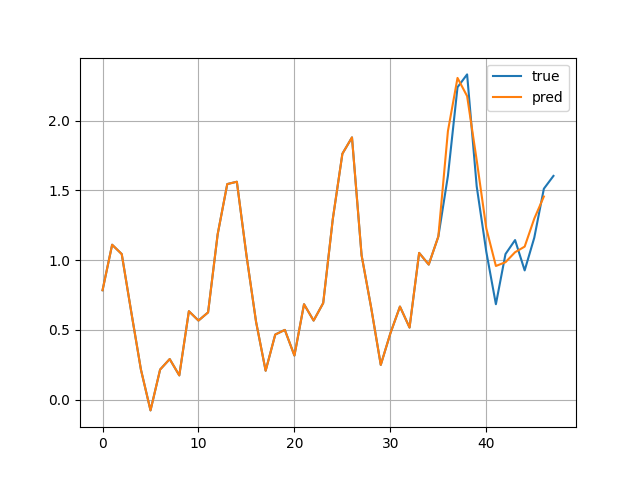

Reproduce this figure in Python.

# 【PyTorch】Transformerによる時系列予測

#ライブラリのインポート
import math
import numpy as np
import pandas as pd
import seaborn as sns
import matplotlib.pyplot as plt
from sklearn.preprocessing import StandardScaler
import torch
import torch.nn as nn
from torch.nn import LayerNorm
from torch.utils.data import Dataset, DataLoader
from torch.nn import TransformerEncoder, TransformerDecoder, TransformerEncoderLayer, TransformerDecoderLayer

#ランダムシードの設定
fix_seed = 2023
np.random.seed(fix_seed)
torch.manual_seed(fix_seed)

#デバイスの設定
device = torch.device('cuda:0' if torch.cuda.is_available() else 'cpu')




"main.pyの整理ver."



# メモ
# 学習率の大きさは予測したいデータの大きさによって変える
# 一定以上誤差が大きくなるとnanになってしまう


multi_data = False # True

if not multi_data:
    "*** 変更前 ***"
    # df = pd.read_csv("test_small.csv",sep=",")
    # df = pd.read_csv("gouseizyusi.csv",sep=",")
    df = pd.read_csv("kabuka_small.csv",sep=",")
    df.columns = ["date", "actions"]
    from datetime import datetime as dt
    df.date = df.date.apply(lambda d: dt.strptime(str(d), "%Y/%m")) # /%d"))
    print("df : ", df)
    # plt.plot(df['date'], df['actions'])
    # plt.show()

    # #機械受注長期時系列
    # machinary_order_data = 'machine_data.csv'
    # df = pd.read_csv(machinary_order_data, sep=",")
    # print(df)
    # df.columns = ["年","月","風水力機械","運搬機械","産業用ロボット","金属加工機械","化学機械","冷凍機械","合成樹脂","繊維機械","建設機械","鉱山機械","農林用機械","その他"] # ["datetime","id","value"]
    # plt.plot(df["産業用ロボット"]) # .values) # , df['actions'])
    # plt.show()
else:
    "*** 変更後 ***"
    import pandas as pd
    df1 = pd.read_csv("kabuka_small_add_day.csv",sep=",")
    df2 = pd.read_csv("gouseizyusi.csv",sep=",")
    df3 = pd.read_csv("test_small.csv",sep=",") # pd.read_csv("kabuka_small.csv",sep=",")
    df1.columns = ["date", "actions"]
    df2.columns = ["date", "actions"]
    df3.columns = ["date", "actions"]
    from datetime import datetime as dt
    df1.date = df1.date.apply(lambda d: dt.strptime(str(d), "%Y/%m/%d"))
    df2.date = df2.date.apply(lambda d: dt.strptime(str(d), "%Y/%m/%d"))
    df3.date = df3.date.apply(lambda d: dt.strptime(str(d), "%Y/%m/%d"))
    # 時系列データを結合して入力とする
    # input_data = torch.stack((time_series1, time_series2, time_series3), dim=1)
    # input_data = torch.stack((df1, df2, df3), dim=1)
    print("*****")
    print(df1)
    print("*****")
    print(df2)
    print("*****")
    print(df3)
    print("*****")

# データのロードと実験用の整形
class AirPassengersDataset(Dataset):
    def __init__(self, flag, seq_len, pred_len):
        #学習期間と予測期間の設定
        self.seq_len = seq_len
        self.pred_len = pred_len
        
        #訓練用、評価用、テスト用を分けるためのフラグ
        type_map = {'train': 0, 'val': 1, 'test':2}
        self.set_type = type_map[flag]

        self.__read_data__()

    def __read_data__(self):
        
        if not multi_data:
            #seabornのデータセットから飛行機の搭乗者数のデータをロード
            df_raw = sns.load_dataset('flights')
            print("df : ", df_raw)

            "*****"
            #訓練用、評価用、テスト用で呼び出すデータを変える
            border1s = [0, 12 * 4 - self.seq_len, 12 * 11 - self.seq_len] # 0, 108-3, 132-3
            border2s = [12 * 4, 12 * 11, 12 * 12]
            border1 = border1s[self.set_type]
            border2 = border2s[self.set_type]
            data = df_raw[['passengers']].values
            # data = df_raw[['actions']].values
            print("d : ", data)
            ss = StandardScaler()
            data = ss.fit_transform(data)
            print("border1: {}, boredr2: {}".format(border1, border2))
            self.data = data[border1:border2]
            "*****"
            # 試しにかっこを一つ削除
            # data = df_raw[['actions']].values # *0.001 大きすぎるとnanになる
            # data = df_raw['actions'].values # *0.001 大きすぎるとnanになる

            
            self.data = data
            "*****"
        else:
            input_data = torch.stack((torch.tensor(df1['actions'].values), torch.tensor(df2['actions'].values), torch.tensor(df3['actions'].values)), dim=1)
            data = input_data
            self.data = data

    def __getitem__(self, index):
        #学習用の系列と予測用の系列を出力
        s_begin = index
        s_end = s_begin + self.seq_len
        r_begin = s_end
        r_end = r_begin + self.pred_len

        src = self.data[s_begin:s_end]
        tgt = self.data[r_begin:r_end]

        return src, tgt
    
    def __len__(self):
        # print("data : ", self.data)
        # print("len : ", len(self.data) - self.seq_len - self.pred_len + 1)
        return len(self.data) - self.seq_len - self.pred_len + 1

# DataLoaderの定義
def data_provider(flag, seq_len, pred_len, batch_size):
    #flagに合ったデータを出力
    data_set = AirPassengersDataset(flag=flag, 
                                    seq_len=seq_len, 
                                    pred_len=pred_len
                                   )
    #データをバッチごとに分けて出力できるDataLoaderを使用
    data_loader = DataLoader(data_set,
                             batch_size=batch_size, 
                             shuffle=True
                            )
    
    return data_loader

# エンべディングの定義
#位置エンコーディングの定義
class PositionalEncoding(nn.Module):

    def __init__(self, d_model, dropout: float = 0.1, max_len: int = 5000) -> None:
        super(PositionalEncoding, self).__init__()
        self.dropout = nn.Dropout(p=dropout)
        self.d_model = d_model

        pe = torch.zeros(max_len, d_model)
        position = torch.arange(0, max_len, dtype=torch.float).unsqueeze(1)
        div_term = torch.exp(torch.arange(0, d_model, 2).float() * (-math.log(10000.0) / d_model))
        pe[:, 0::2] = torch.sin(position * div_term)
        pe[:, 1::2] = torch.cos(position * div_term)
        pe = pe.unsqueeze(0)
        self.register_buffer('pe', pe)

    def forward(self, x):
        x = x + self.pe[:, :x.size(1)]
        return self.dropout(x)

#モデルに入力するために次元を拡張する
class TokenEmbedding(nn.Module):
    def __init__(self, c_in, d_model):
        super(TokenEmbedding, self).__init__()
        self.tokenConv = nn.Linear(c_in, d_model) 

    def forward(self, x):
        x = self.tokenConv(x)
        return x

# Transformerの定義
class Transformer(nn.Module):
    def __init__(self, num_encoder_layers, num_decoder_layers,
        d_model, d_input, d_output,
        dim_feedforward = 512, dropout = 0.1, nhead = 8):
        
        super(Transformer, self).__init__()
        

        #エンべディングの定義
        self.token_embedding_src = TokenEmbedding(d_input, d_model)
        self.token_embedding_tgt = TokenEmbedding(d_output, d_model)
        self.positional_encoding = PositionalEncoding(d_model, dropout=dropout)
        
        #エンコーダの定義
        encoder_layer = TransformerEncoderLayer(d_model=d_model, 
                                                nhead=nhead, 
                                                dim_feedforward=dim_feedforward,
                                                dropout=dropout,
                                                batch_first=True,
                                                activation='gelu'
                                               )
        encoder_norm = LayerNorm(d_model)
        self.transformer_encoder = TransformerEncoder(encoder_layer, 
                                                      num_layers=num_encoder_layers,
                                                      norm=encoder_norm
                                                     )
        
        #デコーダの定義
        decoder_layer = TransformerDecoderLayer(d_model=d_model, 
                                                nhead=nhead, 
                                                dim_feedforward=dim_feedforward,
                                                dropout=dropout,
                                                batch_first=True,
                                                activation='gelu'
                                               )
        decoder_norm = LayerNorm(d_model)
        self.transformer_decoder = TransformerDecoder(decoder_layer, 
                                                      num_layers=num_decoder_layers, 
                                                      norm=decoder_norm)
        
        #出力層の定義
        self.output = nn.Linear(d_model, d_output)
        

    def forward(self, src, tgt, mask_src, mask_tgt):
        #mask_src, mask_tgtはセルフアテンションの際に未来のデータにアテンションを向けないためのマスク
        
        embedding_src = self.positional_encoding(self.token_embedding_src(src))
        memory = self.transformer_encoder(embedding_src, mask_src)
        
        embedding_tgt = self.positional_encoding(self.token_embedding_tgt(tgt))
        outs = self.transformer_decoder(embedding_tgt, memory, mask_tgt)
        
        output = self.output(outs)
        return output

    def encode(self, src, mask_src):
        return self.transformer_encoder(self.positional_encoding(self.token_embedding_src(src)), mask_src)

    def decode(self, tgt, memory, mask_tgt):
        return self.transformer_decoder(self.positional_encoding(self.token_embedding_tgt(tgt)), memory, mask_tgt)

# マスクの定義
def create_mask(src, tgt):
    
    seq_len_src = src.shape[1]
    seq_len_tgt = tgt.shape[1]

    mask_tgt = generate_square_subsequent_mask(seq_len_tgt).to(device)
    mask_src = generate_square_subsequent_mask(seq_len_src).to(device)

    return mask_src, mask_tgt


def generate_square_subsequent_mask(seq_len):
    mask = torch.triu(torch.full((seq_len, seq_len), float('-inf')), diagonal=1)
    return mask

# 訓練、評価の処理を定義
def train(model, data_provider, optimizer, criterion):
    model.train()
    total_loss = []
    for src, tgt in data_provider:
        
        src = src.float().to(device)
        tgt = tgt.float().to(device)

        input_tgt = torch.cat((src[:,-1:,:],tgt[:,:-1,:]), dim=1)

        mask_src, mask_tgt = create_mask(src, input_tgt)

        output = model(
            src=src, tgt=input_tgt, 
            mask_src=mask_src, mask_tgt=mask_tgt
        )

        optimizer.zero_grad()

        loss = criterion(output, tgt)
        loss.backward()
        total_loss.append(loss.cpu().detach())
        optimizer.step()
        
    return np.average(total_loss)


def evaluate(flag, model, data_provider, criterion):
    model.eval()
    total_loss = []
    for src, tgt in data_provider:
        
        src = src.float().to(device)
        tgt = tgt.float().to(device)

        seq_len_src = src.shape[1]
        mask_src = (torch.zeros(seq_len_src, seq_len_src)).type(torch.bool)
        mask_src = mask_src.float().to(device)
    
        memory = model.encode(src, mask_src)
        outputs = src[:, -1:, :]
        seq_len_tgt = tgt.shape[1]
    
        for i in range(seq_len_tgt - 1):
        
            mask_tgt = (generate_square_subsequent_mask(outputs.size(1))).to(device)
        
            output = model.decode(outputs, memory, mask_tgt)
            output = model.output(output)

            outputs = torch.cat([outputs, output[:, -1:, :]], dim=1) # ここで予測を1つずつ追加している
            # print("TEST 2024/02/10")
        
        loss = criterion(outputs, tgt)
        total_loss.append(loss.cpu().detach())
        
    if flag=='test':
        print("src: ", src)
        true = torch.cat((src, tgt), dim=1)
        print("true: ", true)
        pred = torch.cat((src, output), dim=1)
        print("target: ", tgt)
        print("output: ", output.detach().numpy())
        plt.plot(true.squeeze().cpu().detach().numpy(), label='true')
        plt.plot(pred.squeeze().cpu().detach().numpy(), label='pred')
        # plt.legend()

        # data_len = 36 + 12 -1 # 47
        # # plt.style.use("ggplot")
        # "***"
        # "main__.py ver."
        # index = df["date"][-(36)-1:-(12 -1):1] # -37 ~ -11
        # index2 = df["date"][-(12 -1)-1:-1:1] # -11 ~ の予測
        # plt.plot(index, pred.squeeze().cpu().detach().numpy()[-(36)-1:-(12 -1):1], label='src(input)') # 'true') # , color="blue") # true.detach())
        # plt.plot(index2, pred.squeeze().cpu().detach().numpy()[-(12 -1)-1:-1:1], label='pred(output)') # , color="green") # true.detach())
        # index_tgt = df["date"][-(12 -1)-1:-1:1] # target
        # plt.plot(index_tgt, true.squeeze().cpu().detach().numpy()[-(12 )-1:-2:1], label='tgt(true)', alpha=0.5) # , color="green") # true.detach())
        # "***"
        plt.legend()
        plt.grid(True)
        plt.savefig('pred_2.png')
        # plt.savefig('pred.pdf')
        
    return np.average(total_loss)

if __name__ == "__main__":
    
    # パラメータなどの定義
    d_input = 1
    d_output = 1
    d_model = 512
    nhead = 8
    dim_feedforward = 2048
    num_encoder_layers = 1
    num_decoder_layers = 1
    dropout = 0.01
    src_len = 36 # 3年分のデータから
    tgt_len = 12 # 1年先を予測する
    batch_size = 1
    epochs = 30 # 5 # 0 # 30 # 5 # 0 # 30+70 # 300
    best_loss = float('Inf')
    best_model = None

    model = Transformer(num_encoder_layers=num_encoder_layers,
                        num_decoder_layers=num_decoder_layers,
                        d_model=d_model,
                        d_input=d_input, 
                        d_output=d_output,
                        dim_feedforward=dim_feedforward,
                        dropout=dropout, nhead=nhead
                    )

    for p in model.parameters():
        if p.dim() > 1:
            nn.init.xavier_uniform_(p)

    model = model.to(device)

    criterion = torch.nn.MSELoss() # オーバーフローに注意

    optimizer = torch.optim.RAdam(model.parameters(), lr=0.0001) # 0.00001) # 今回は値が大きいので小さすぎると全然変わらなくなる

    # 訓練と評価用データにおける評価
    valid_losses = []
    for epoch in range(1, epochs + 1):
        
        loss_train = train(
            model=model, data_provider=data_provider('train', src_len, tgt_len, batch_size), optimizer=optimizer,
            criterion=criterion
        )
            
        loss_valid = evaluate(
            flag='val', model=model, data_provider=data_provider('val', src_len, tgt_len, batch_size), criterion=criterion
        )
        
        if epoch%10==0:
        # if epoch%1==0:
            print('[{}/{}] train loss: {:.2f}, valid loss: {:.2f}'.format(
                epoch, epochs,
                loss_train, loss_valid,
            ))
            
        valid_losses.append(loss_valid)
        
        if best_loss > loss_valid:
            best_loss = loss_valid
            best_model = model

    # [10/30] train loss: 0.10, valid loss: 0.31
    # [20/30] train loss: 0.07, valid loss: 0.40
    # [30/30] train loss: 0.05, valid loss: 0.30
    

    print("data provider : ", data_provider)

    # テスト用データにおける予測
    r = evaluate(flag='test', model=best_model, data_provider=data_provider('test', src_len, tgt_len, batch_size), criterion=criterion)
    print(r)
    # 0.5851381
